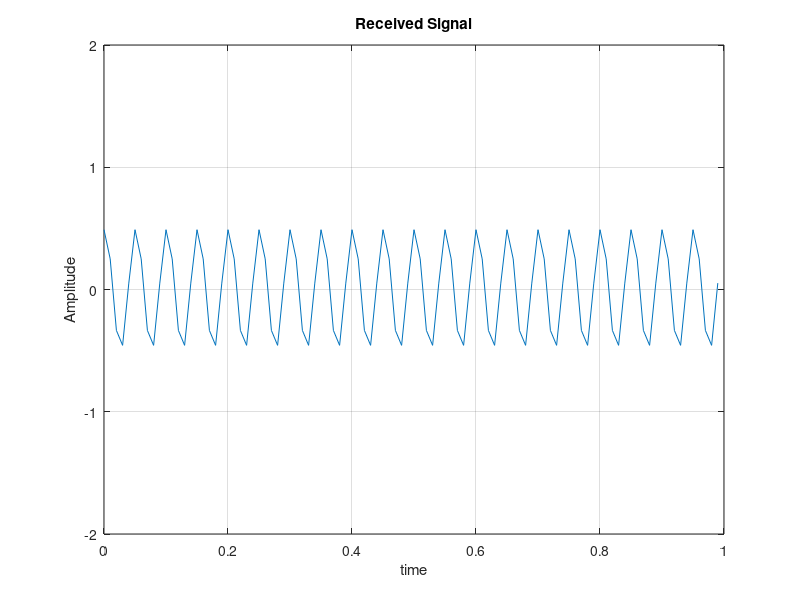
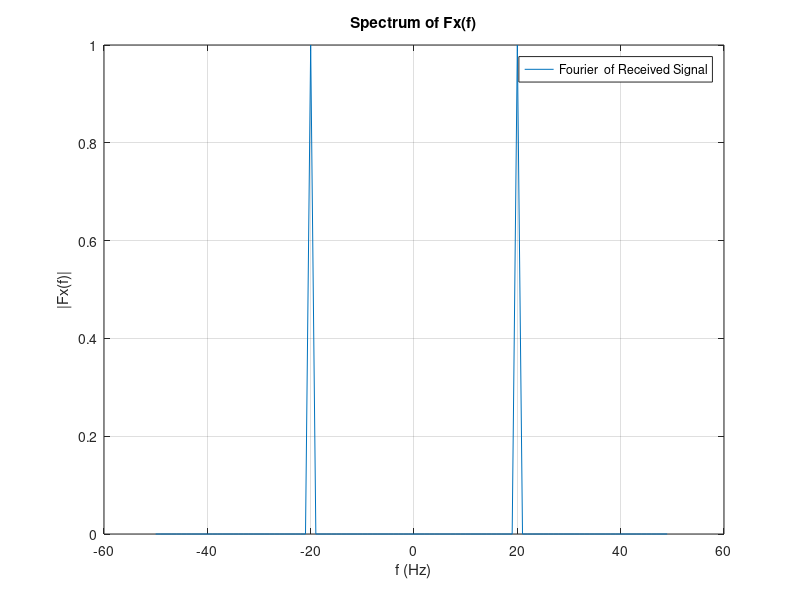

Write MATLAB code to recreate these figures, in order.
clc
clear;
close all;


format short

t_start=0;t_end=1;
Fs=100;
fc=5;
N=Fs*t_end;


t=(0:N-1)/Fs;
V=180;
v=V/3.6;
R=250;
r=R*1000;
beta=0.3;
alpha=0.5;
C=3e8;
rho=2/C;
td=rho*r;
fd=beta*v;

% X received signal
xr=alpha*cos(2*pi*(fc+fd)*(t-td));


%plot x received
figure
plot(t,xr)
grid on
ylim([-2 2])
xlim([t_start t_end])
title ('Received Signal');
grid on;
xlabel("time")
ylabel("Amplitude")



%fourier part
fshift = (-N/2:N/2-1)*(Fs/N);                
X=fftshift(fft(xr));                            
Fx = X/max(abs(X));                             
f = Fs*(0:N-1)/N;                         

figure
plot(fshift,abs(Fx));
grid on
title('Spectrum of Fx(f)')
xlabel('f (Hz)')
ylabel('|Fx(f)|')
legend('Fourier  of Received Signal')


%Estimating fd ,td
In=find(abs(Fx)==max(abs(Fx)));
FD=fshift(In(2))-fc;                          
TD=angle(Fx(In(2)))/(-2*pi*(FD+fc));          
%Estimating distance (R) , velocity (V)
r_foubd=(TD/rho)/1000;                                
v_found=FD*3.6/beta;                              
sprintf("distance (R found) = %.4f km \n velocity (V found )  = %.4f km/h", r_foubd , v_found)